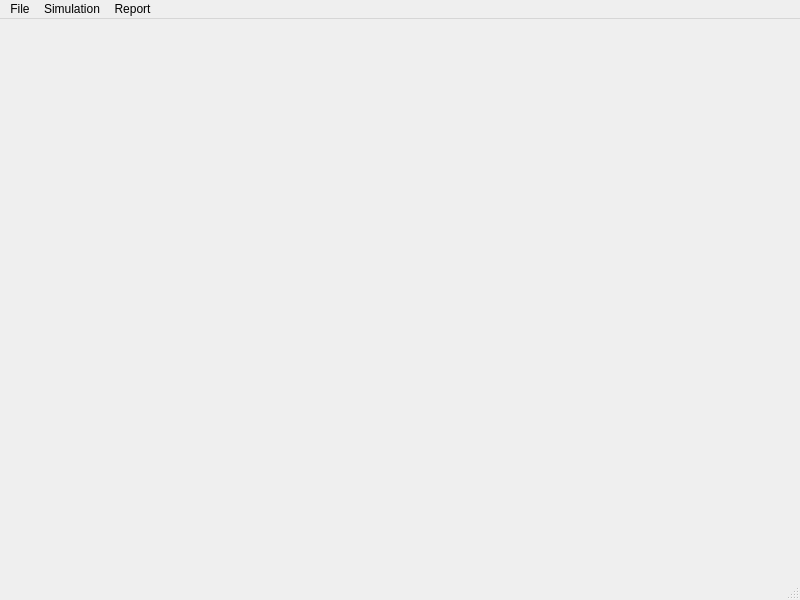
<?xml version="1.0" encoding="UTF-8"?>
<ui version="4.0">
 <class>MainWindow</class>
 <widget class="QMainWindow" name="MainWindow">
  <property name="geometry">
   <rect>
    <x>0</x>
    <y>0</y>
    <width>800</width>
    <height>600</height>
   </rect>
  </property>
  <property name="windowTitle">
   <string>MainWindow</string>
  </property>
  <widget class="QWidget" name="centralwidget"/>
  <widget class="QMenuBar" name="menubar">
   <property name="geometry">
    <rect>
     <x>0</x>
     <y>0</y>
     <width>800</width>
     <height>26</height>
    </rect>
   </property>
   <widget class="QMenu" name="menuFile">
    <property name="title">
     <string>File</string>
    </property>
    <addaction name="actionOpen"/>
    <addaction name="actionSave"/>
    <addaction name="actionSave_As"/>
    <addaction name="separator"/>
    <addaction name="actionExit"/>
   </widget>
   <widget class="QMenu" name="menuSimulation">
    <property name="title">
     <string>Simulation</string>
    </property>
    <addaction name="actionCheck_Setup"/>
    <addaction name="actionSteady_State"/>
   </widget>
   <widget class="QMenu" name="menuReport">
    <property name="title">
     <string>Report</string>
    </property>
   </widget>
   <addaction name="menuFile"/>
   <addaction name="menuSimulation"/>
   <addaction name="menuReport"/>
  </widget>
  <widget class="QStatusBar" name="statusbar"/>
  <action name="actionOpen">
   <property name="text">
    <string>Open...</string>
   </property>
  </action>
  <action name="actionSave">
   <property name="text">
    <string>Save</string>
   </property>
  </action>
  <action name="actionSave_As">
   <property name="text">
    <string>Save As...</string>
   </property>
  </action>
  <action name="actionExit">
   <property name="text">
    <string>Exit</string>
   </property>
  </action>
  <action name="actionCheck_Setup">
   <property name="text">
    <string>Check Setup</string>
   </property>
  </action>
  <action name="actionSteady_State">
   <property name="text">
    <string>Run Steady State</string>
   </property>
  </action>
 </widget>
 <resources/>
 <connections/>
</ui>
